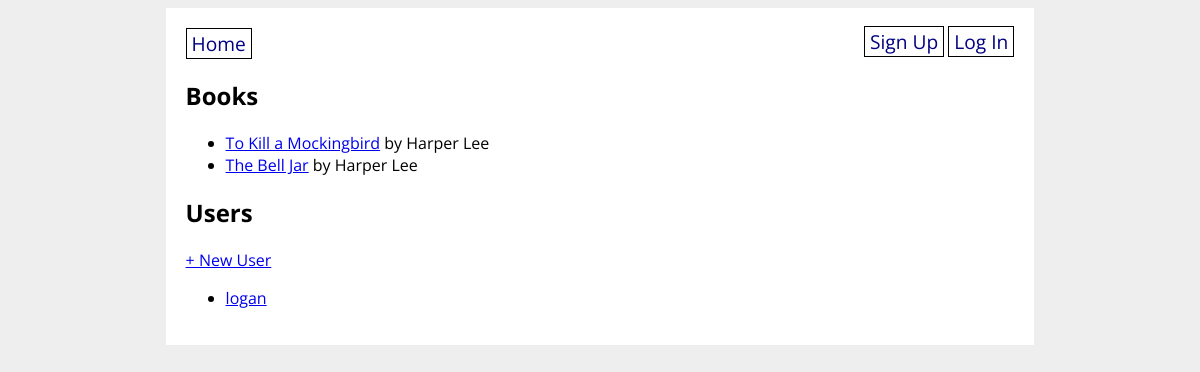
Before: / with the older database file.
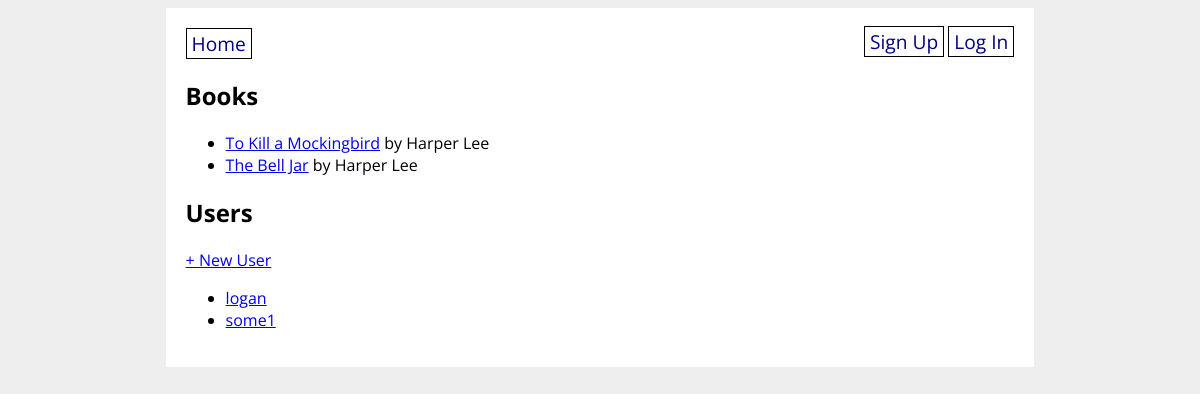
After: the same page with the newer database file.
### books_app/models.py (models this page shows, shortened)
class Book(db.Model):
    id = db.Column(db.Integer, primary_key=True)
    title = db.Column(db.String(80), nullable=False)
    publish_date = db.Column(db.Date)
    author_id = db.Column(db.Integer, db.ForeignKey('author.id'), nullable=False)
    author = db.relationship('Author', back_populates='books')
    audience = db.Column(db.Enum(Audience), default=Audience.ALL)
    genres = db.relationship(
        'Genre', secondary='book_genre', back_populates='books')
    users_who_favorited = db.relationship(
        'User', secondary='user_book', back_populates='favorite_books')

class Author(db.Model):
    id = db.Column(db.Integer, primary_key=True)
    name = db.Column(db.String(80), nullable=False)
    biography = db.Column(db.String(200))
    books = db.relationship('Book', back_populates='author')

class User(UserMixin, db.Model):
    id = db.Column(db.Integer, primary_key=True)
    username = db.Column(db.String(80), nullable=False, unique=True)
    password = db.Column(db.String(200), nullable=False)
    favorite_books = db.relationship(
        'Book', secondary='user_book', back_populates='users_who_favorited')

### books_app/main/routes.py (the view)
@main.route('/')
def homepage():
    all_books = Book.query.all()
    all_users = User.query.all()
    return render_template('home.html',
        all_books=all_books, all_users=all_users)

### books_app/templates/home.html
{% extends 'base.html' %}
{% block content %}
<h2>Books</h2>
<ul>
{% for book in all_books %}
    <li><a href="/book/{{ book.id }}">{{ book.title }}</a> by {{ book.author.name }}</li>
{% endfor %}
</ul>
<h2>Users</h2>
<p>
    <a href="/create_user">+ New User</a>
</p>
<ul>
    {% for user in all_users %}
        <li><a href="/profile/{{ user.username }}">{{ user.username }}</a></li>
    {% endfor %}
</ul>
{% endblock %}

### books_app/templates/base.html (shortened to what this page needs)
<!DOCTYPE html>
<html>
    <head>
        <link rel="stylesheet" href="/static/style.css">
    </head>
    <body>
        <div id="content">
            <nav>
                <a href="/">Home</a>
                <div>
                    {% if current_user.is_authenticated %}
                    <a href="/create_book">Create Book</a>
                    <a href="/create_author">Create Author</a>
                    <a href="/create_genre">Create Genre</a>
                    <a href="/logout">Log Out</a>
                    {% else %}
                    <a href="/signup">Sign Up</a>
                    <a href="/login">Log In</a>
                    {% endif %}
                </div>
            </nav>
            {% block content %}{% endblock %}
        </div>
    </body>
</html>

### books_app/static/style.css (style rules this page uses)
body { display: flex; flex-direction: column; align-items: center; background-color: #eee; font-family: 'Open Sans', sans-serif; }
#content { width: 70%; background-color: white; padding: 20px; }
nav { width: 100%; display: flex; flex-direction: row; justify-content: space-between; }
nav a { color: navy; text-decoration: none; border: 1px solid black; padding: 1px 5px; font-size: 1.2em; }

Changed rows visible on the page:
added User: username "some1"
